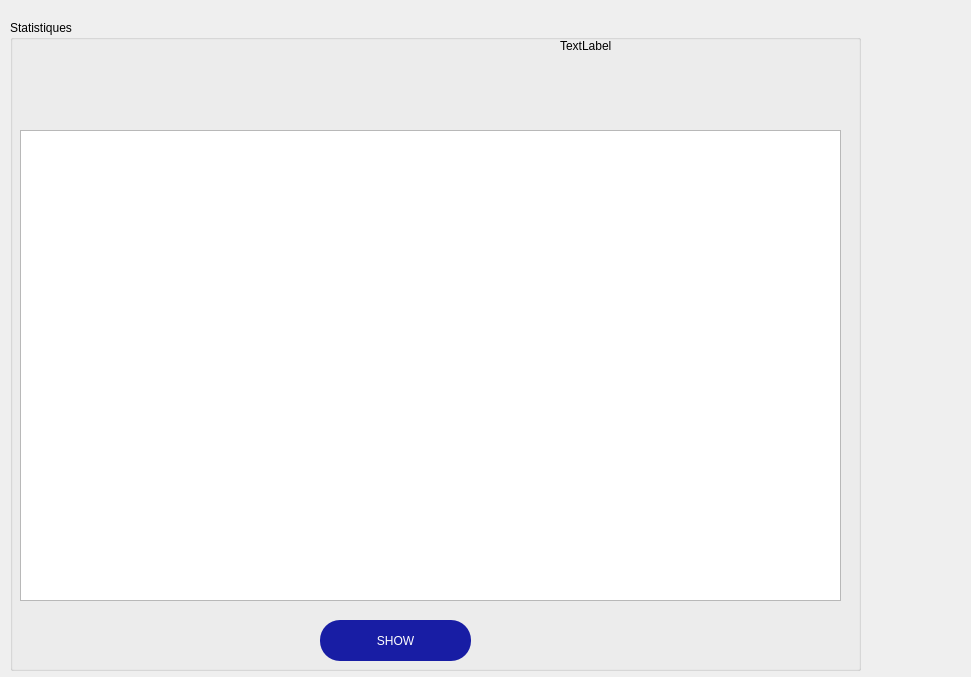
<?xml version="1.0" encoding="UTF-8"?>
<ui version="4.0">
 <class>stat_dialog</class>
 <widget class="QDialog" name="stat_dialog">
  <property name="geometry">
   <rect>
    <x>0</x>
    <y>0</y>
    <width>971</width>
    <height>677</height>
   </rect>
  </property>
  <property name="windowTitle">
   <string>Dialog</string>
  </property>
  <widget class="QGroupBox" name="groupBox">
   <property name="geometry">
    <rect>
     <x>10</x>
     <y>20</y>
     <width>851</width>
     <height>651</height>
    </rect>
   </property>
   <property name="title">
    <string>Statistiques</string>
   </property>
   <widget class="QTableView" name="stat_view">
    <property name="geometry">
     <rect>
      <x>10</x>
      <y>110</y>
      <width>821</width>
      <height>471</height>
     </rect>
    </property>
   </widget>
   <widget class="QLabel" name="label_stat_status">
    <property name="geometry">
     <rect>
      <x>550</x>
      <y>10</y>
      <width>271</width>
      <height>31</height>
     </rect>
    </property>
    <property name="text">
     <string>TextLabel</string>
    </property>
   </widget>
   <widget class="QPushButton" name="pushButton_stats">
    <property name="geometry">
     <rect>
      <x>310</x>
      <y>600</y>
      <width>151</width>
      <height>41</height>
     </rect>
    </property>
    <property name="styleSheet">
     <string notr="true">QPushButton
{
background-color : #181DA4 ;
border-radius : 20px ;
color : white ;
}</string>
    </property>
    <property name="text">
     <string>SHOW</string>
    </property>
    <property name="icon">
     <iconset resource="resources.qrc">
      <normaloff>:/new/prefix1/55.png</normaloff>:/new/prefix1/55.png</iconset>
    </property>
    <property name="iconSize">
     <size>
      <width>30</width>
      <height>30</height>
     </size>
    </property>
   </widget>
  </widget>
 </widget>
 <resources>
  <include location="resources.qrc"/>
 </resources>
 <connections/>
</ui>
